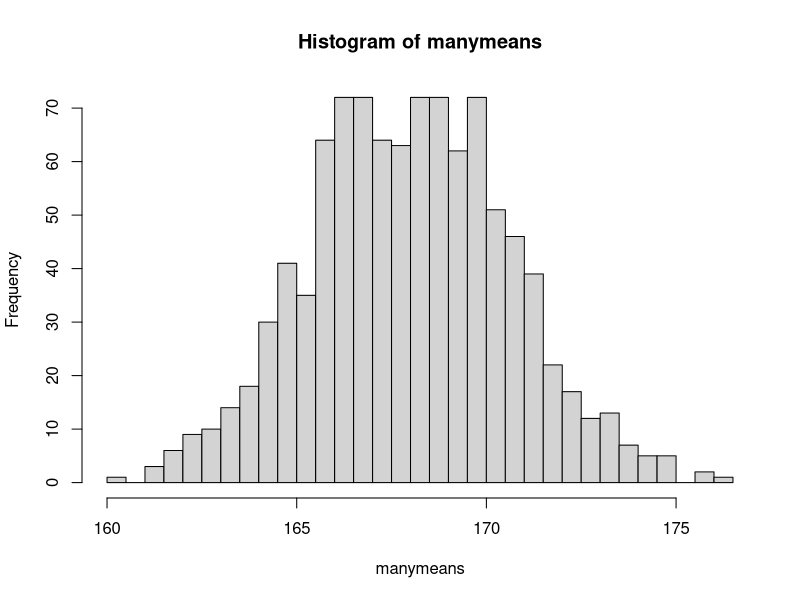
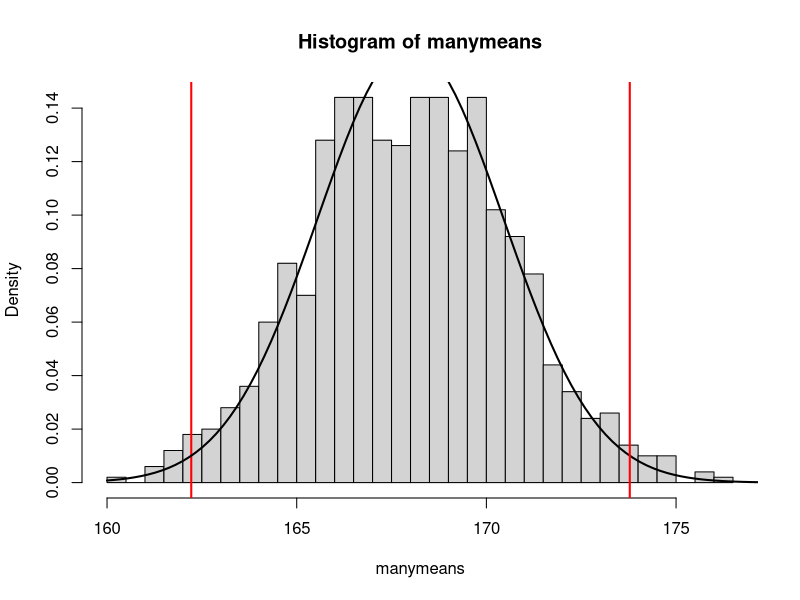

Here is the R script that generated these plots, in order:
# Extra: Sampling Variability
# ======================

# how tall are scottish people?  
mysample <- c(155, 183.8, 162.6, 164.5, 157.3, 
              189.7, 150.7, 154, 164.5, 167.8,
              151.5, 148.2, 162.9, 156.6, 162.2, 
              173.8, 164.4, 153.4, 151.4, 170.1)

mean(mysample)

# what if.. 
# we imagine doing our study again. and again.. and again

# pretend, that we have data from everyone in scotland
# this is scotland, with known mean and sd:  
scotland <- rnorm(n = 5500000, mean = 168, sd = 12)
# this is a sample
sample(scotland, size = 20)

# each time we run it, we get a different 20.

# different means from n=20
mean(sample(scotland, size = 20))

# do <code> many times:
replicate(10, "hello")

manymeans <- replicate(1000, mean(sample(scotland, size = 20)) )
hist(manymeans, breaks = 30)
sd(manymeans)

# how likely are we to see our sample n=20, with mean of, 
mean(mysample)
# **given that** the mean of the scottish population is 168?  
hist(manymeans, breaks = 30, freq = FALSE)
abline(v=162.22, col="red", lwd = 2)

sum(manymeans <= 162.22)/1000



## BUT WE DON'T HAVE ALL THAT DATA! 
rm(scotland)
rm(manymeans)
# this is all we have:
mysample

curve(dnorm(x, mean = 168, sd = sd(mysample)/sqrt(20) ), 
            from = 160, to = 178, add = TRUE, lwd = 2)

# SE:
sd(mysample)/sqrt(20)
# test statistic
(162.22 - 168) / (sd(mysample)/sqrt(20))

pnorm(-2.36)

pt(-2.36, df = 19)

t.test(mysample, mu = 168, alternative = "less")


abline(v=(168-162.22)+168, col="red", lwd = 2)

t.test(mysample, mu = 168, alternative = "two.sided")

pt(-2.36, df = 19) * 2





